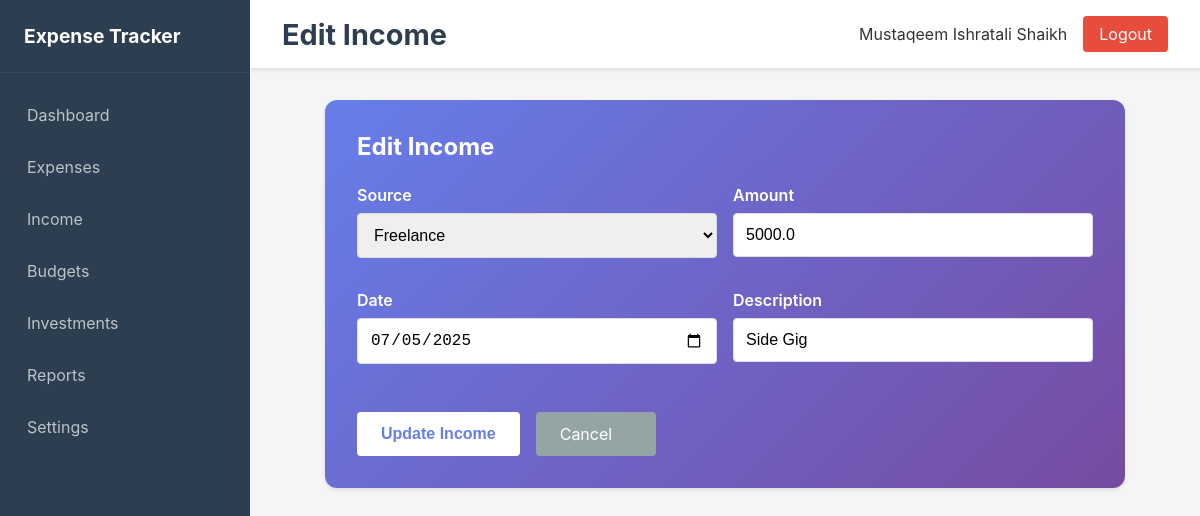
The page /edit_income/2 (signed in) on the database its author committed.
### app/models.py (models this page shows)
class Income(db.Model):
    id = db.Column(db.Integer, primary_key=True)
    user_id = db.Column(db.Integer, db.ForeignKey('user.id'), nullable=False)
    source = db.Column(db.String(50), nullable=False)
    amount = db.Column(db.Float, nullable=False)
    description = db.Column(db.String(200))
    date = db.Column(db.Date, nullable=False)
    created_at = db.Column(db.DateTime, default=datetime.utcnow)

### app/routes/income.py (the view, shortened to what this page needs)
@income_bp.route('/edit_income/<int:income_id>', methods=['GET', 'POST'])
def edit_income(income_id):
    if 'user_id' not in session:
        return redirect(url_for('auth.login'))
    income = Income.query.filter_by(id=income_id, user_id=session['user_id']).first()
    if not income:
        flash('Income not found!', 'error')
        return redirect(url_for('income.income'))
    return render_template('edit_income.html', income=income)

### app/templates/edit_income.html (shortened to what this page needs)
{% extends "base.html" %}
{% block page_title %}Edit Income{% endblock %}
{% block content %}
<div class="edit-content">
    <div class="form-section">
        <h3>Edit Income</h3>
        <form method="POST" class="edit-form">
            <div class="form-row">
                <div class="form-group">
                    <label for="source">Source</label>
                    <select name="source" id="source" required>
                        <option value="Freelance" {% if income.source == 'Freelance' %}selected{% endif %}>Freelance</option>
                    </select>
                </div>
                <div class="form-group">
                    <label for="amount">Amount</label>
                    <input type="number" name="amount" id="amount" step="0.01" value="{{ income.amount }}" required>
                </div>
            </div>
            <div class="form-row">
                <div class="form-group">
                    <label for="date">Date</label>
                    <input type="date" name="date" id="date" value="{{ income.date.strftime('%Y-%m-%d') }}" required>
                </div>
                <div class="form-group">
                    <label for="description">Description</label>
                    <input type="text" name="description" id="description" value="{{ income.description or '' }}" placeholder="Optional description">
                </div>
            </div>
            <div class="form-actions">
                <button type="submit" class="btn btn-primary">Update Income</button>
                <a href="{{ url_for('income.income') }}" class="btn btn-secondary">Cancel</a>
            </div>
        </form>
    </div>
</div>
{% endblock %}

### app/static/css/style.css (style rules this page uses)
* { margin: 0; padding: 0; box-sizing: border-box; }
body { font-family: -apple-system, BlinkMacSystemFont, 'Segoe UI', Roboto, sans-serif; background-color: #f5f5f5; color: #333; }
.form-section { background: white; padding: 2rem; border-radius: 8px; box-shadow: 0 2px 4px rgba(0,0,0,0.1); margin-bottom: 2rem; }
.form-section h3 { margin-bottom: 1.5rem; color: #2c3e50; font-size: 1.5rem; }
.form-row { display: grid; grid-template-columns: 1fr 1fr; gap: 1rem; margin-bottom: 1rem; }
.form-group { margin-bottom: 1rem; }
.form-group label { display: block; margin-bottom: 0.5rem; color: #555; font-weight: 600; }
.form-group input, .form-group select, .form-group textarea { width: 100%; padding: 0.75rem; border: 1px solid #ddd; border-radius: 4px; font-size: 1rem; transition: border-color 0.3s ease; }
.btn { padding: 0.75rem 1.5rem; border: none; border-radius: 4px; cursor: pointer; font-size: 1rem; text-decoration: none; display: inline-block; transition: all 0.3s ease; }
.btn-primary { background-color: #3498db; color: white; }
.btn-secondary { background-color: #95a5a6; color: white; }
.edit-content { max-width: 800px; margin: 0 auto; }
.edit-form { max-width: 100%; }
.form-actions { display: flex; gap: 1rem; margin-top: 2rem; justify-content: flex-start; }
.form-actions .btn { min-width: 120px; }
.form-section { background: linear-gradient(135deg, #667eea 0%, #764ba2 100%); color: white; border-radius: 12px; }
.form-section h3 { color: white; margin-bottom: 1.5rem; }
.form-section label { color: white; font-weight: 600; }
.form-section .btn-primary { background: white; color: #667eea; border: none; font-weight: 600; }

### rows shown on the page
Income: source "Freelance", amount "5000.0", date "07/05/2025", description "Side Gig"

### other values the page prints
{{ session.get('user_name', 'User') }} "Mustaqeem Ishratali Shaikh"
